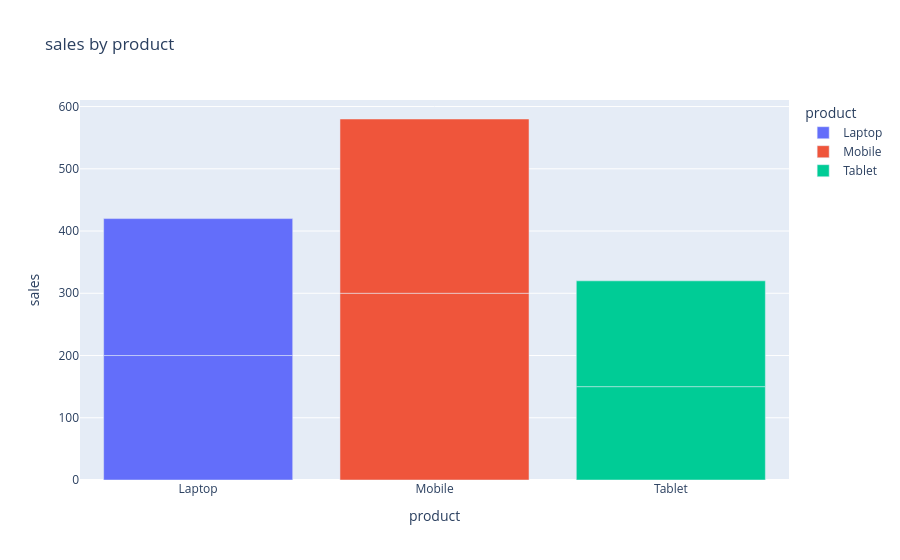

Notebook code cell kept with this figure:
### Code cell
fig=px.bar(data,x="product",y="sales",color="product",title="sales by product")
fig.show()

### Figure 1 — Plotly figure (JSON) as saved in the notebook; plotly's stock layout.template omitted (floating-point values rounded to 4 significant figures)
{"data": [{"hovertemplate": "product=%{x}<br>sales=%{y}<extra></extra>", "legendgroup": "Laptop", "marker": {"color": "#636efa", "pattern": {"shape": ""}}, "name": "Laptop", "orientation": "v", "showlegend": true, "textposition": "auto", "type": "bar", "x": ["Laptop", "Laptop"], "xaxis": "x", "y": [200, 220], "yaxis": "y"}, {"hovertemplate": "product=%{x}<br>sales=%{y}<extra></extra>", "legendgroup": "Mobile", "marker": {"color": "#EF553B", "pattern": {"shape": ""}}, "name": "Mobile", "orientation": "v", "showlegend": true, "textposition": "auto", "type": "bar", "x": ["Mobile", "Mobile"], "xaxis": "x", "y": [300, 280], "yaxis": "y"}, {"hovertemplate": "product=%{x}<br>sales=%{y}<extra></extra>", "legendgroup": "Tablet", "marker": {"color": "#00cc96", "pattern": {"shape": ""}}, "name": "Tablet", "orientation": "v", "showlegend": true, "textposition": "auto", "type": "bar", "x": ["Tablet", "Tablet"], "xaxis": "x", "y": [150, 170], "yaxis": "y"}], "layout": {"barmode": "relative", "legend": {"title": {"text": "product"}, "tracegroupgap": 0}, "title": {"text": "sales by product"}, "xaxis": {"anchor": "y", "categoryarray": ["Laptop", "Mobile", "Tablet"], "categoryorder": "array", "domain": [0, 1], "title": {"text": "product"}}, "yaxis": {"anchor": "x", "domain": [0, 1], "title": {"text": "sales"}}}}
